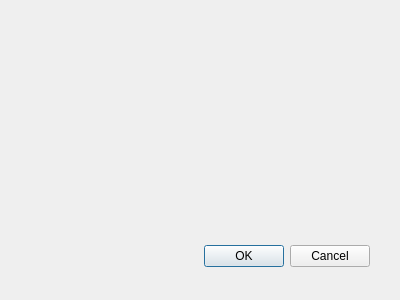
<?xml version="1.0" encoding="UTF-8"?>
<ui version="4.0">
 <class>ContainerDialog</class>
 <widget class="QDialog" name="ContainerDialog">
  <property name="geometry">
   <rect>
    <x>0</x>
    <y>0</y>
    <width>400</width>
    <height>300</height>
   </rect>
  </property>
  <property name="windowTitle">
   <string>Container</string>
  </property>
  <widget class="QDialogButtonBox" name="buttonBox">
   <property name="geometry">
    <rect>
     <x>30</x>
     <y>240</y>
     <width>340</width>
     <height>32</height>
    </rect>
   </property>
   <property name="orientation">
    <enum>Qt::Horizontal</enum>
   </property>
   <property name="standardButtons">
    <set>QDialogButtonBox::Cancel|QDialogButtonBox::Ok</set>
   </property>
  </widget>
  <widget class="QStackedWidget" name="Stacked">
   <property name="geometry">
    <rect>
     <x>20</x>
     <y>20</y>
     <width>360</width>
     <height>200</height>
    </rect>
   </property>
  </widget>
 </widget>
 <resources/>
 <connections>
  <connection>
   <sender>buttonBox</sender>
   <signal>accepted()</signal>
   <receiver>ContainerDialog</receiver>
   <slot>accept()</slot>
   <hints>
    <hint type="sourcelabel">
     <x>248</x>
     <y>254</y>
    </hint>
    <hint type="destinationlabel">
     <x>157</x>
     <y>274</y>
    </hint>
   </hints>
  </connection>
  <connection>
   <sender>buttonBox</sender>
   <signal>rejected()</signal>
   <receiver>ContainerDialog</receiver>
   <slot>reject()</slot>
   <hints>
    <hint type="sourcelabel">
     <x>316</x>
     <y>260</y>
    </hint>
    <hint type="destinationlabel">
     <x>286</x>
     <y>274</y>
    </hint>
   </hints>
  </connection>
 </connections>
</ui>
